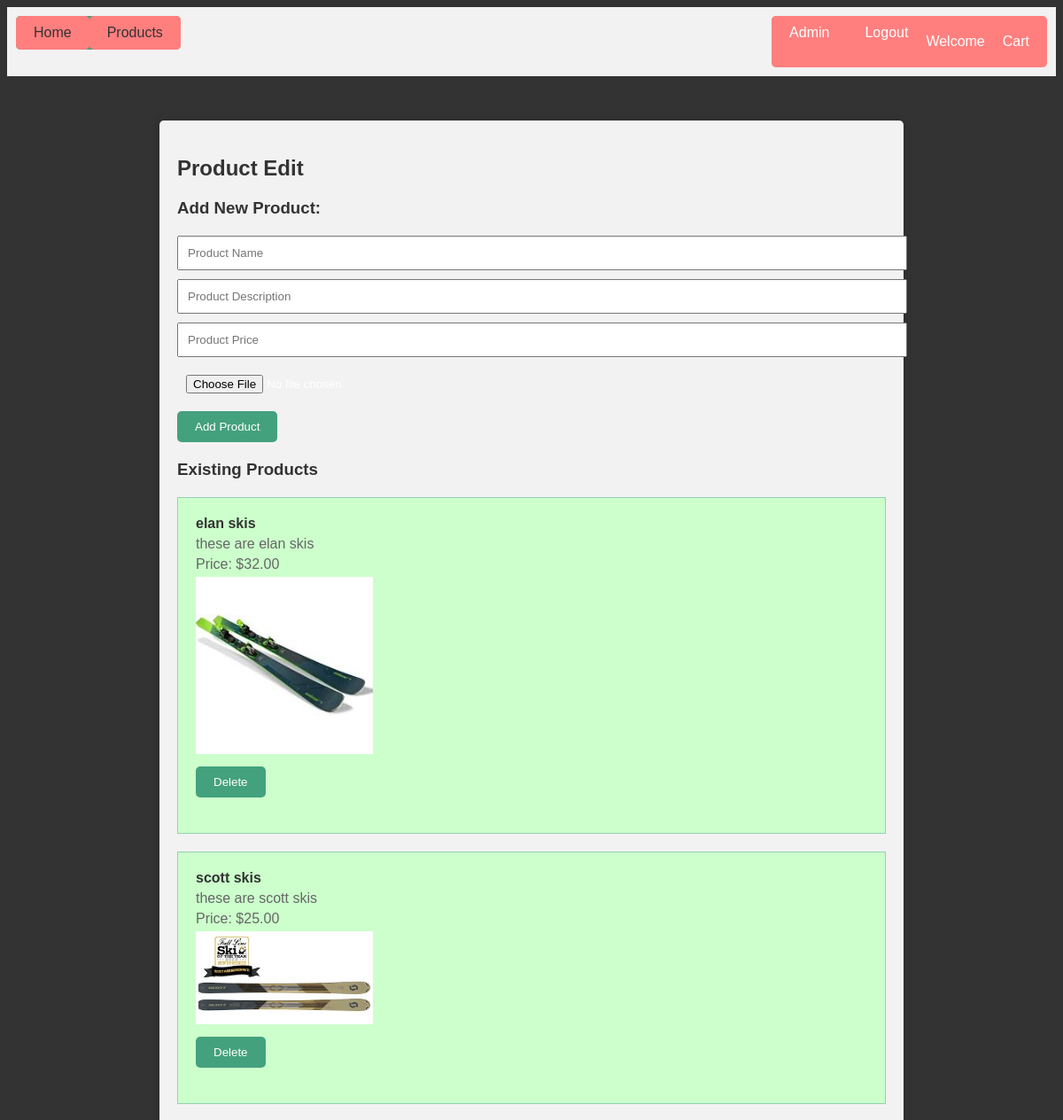
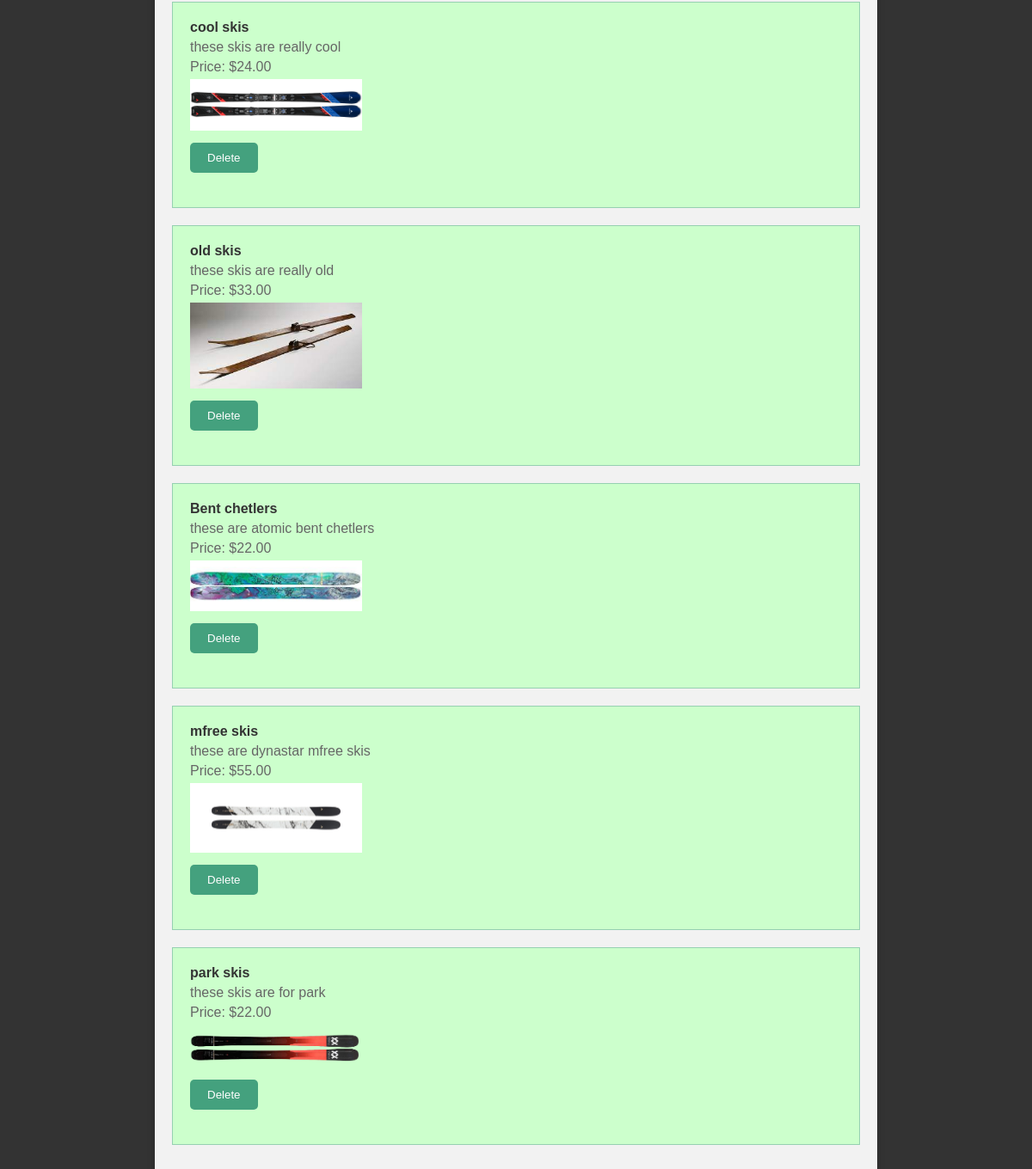
The app's page /product_edit.php (signed in) with its own data (2 pictures, top to bottom).
### tables this page shows
CREATE TABLE `products` (
  `id` int(11) UNSIGNED NOT NULL,
  `name` varchar(255) NOT NULL,
  `description` text NOT NULL,
  `price` decimal(10,2) NOT NULL,
  `image` varchar(255) NOT NULL,
  `employee_id` int(11) DEFAULT NULL
);

### product_edit.php (the view, shortened to what this page needs)
<!DOCTYPE html>
<html>
<head>
    <link rel="stylesheet" type="text/css" href="styles.css">
</head>
<body>
    <header class="sticky-header">
        <div class="left-buttons">
            <a href="index.php" class="button">Home</a>
            <a href="product_catalog.php" class="button">Products</a>
        </div>
        <div class="right-buttons">
            <?php
            if (isset($_SESSION["employee_id"])) {
                echo '<form action="employee_login_success.php" method="POST">';
                echo '<button type="Admin" name="Admin" class="button">Admin</button>';
                echo '<form action="logout.php" method="POST">';
                echo '<button type="submit" name="logout" class="button">Logout</button>';
                echo '</form>';
                echo '<span>Welcome ' . $_SESSION["employee_name"] . '</span>';
            } else {
                echo '<a href="customer_login.php" class="button">Login</a>';
                echo '<a href="customer_registration.php" class="button">Register</a>';
            }
            ?>
            <a href="cart.php" class="button">Cart</a>
        </div>
    </header>
    <div class="container">
        <?php
        $servername = "localhost:8889";
        $username = "root";
        $password = "root";
        $database = "project";
        $conn = new mysqli($servername, $username, $password, $database);
        $sql = "SELECT * FROM products";
        $result = $conn->query($sql);
        ?>
        <h2>Product Edit</h2>
        <h3>Add New Product:</h3>
        <form action="product_edit.php" method="POST" enctype="multipart/form-data">
            <input type="text" name="product_name" placeholder="Product Name" required>
            <br>
            <input type="text" name="product_description" placeholder="Product Description" required>
            <br>
            <input type="number" name="product_price" placeholder="Product Price" required>
            <br>
            <input type="file" name="product_image" accept="image/*" required>
            <br>
            <input type="submit" name="add_product" value="Add Product">
        </form>
        <h3>Existing Products</h3>
        <?php
        if ($result->num_rows > 0) {
            while ($row = $result->fetch_assoc()) {
                echo '<div class="product">';
                echo '<h4>' . $row["name"] . '</h4>';
                echo '<p>' . $row["description"] . '</p>';
                echo '<p>Price: $' . $row["price"] . '</p>';
                echo '<img src="' . $row["image"] . '" alt="Product Image">';
                echo '<form action="product_edit.php" method="POST">';
                echo '<input type="submit" name="delete_product" value="Delete">';
                echo '</form>';
                echo '</div>';
            }
        } else {
            echo '<p>No products found.</p>';
        }
        ?>
    </div>
</body>
</html>

### styles.css (style rules this page uses)
body { background-color: #333333; }
.container { margin: 0 auto; max-width: 800px; }
.left-buttons { float: left; border-radius: 5px; background-color: #44a17e; margin-right: 10px; }
.left-buttons a { display: inline-block; padding: 10px 20px; color: #fff; text-decoration: none; }
.right-buttons { float: right; border-radius: 5px; background-color: #ff7f7f; margin-left: 10px; }
.right-buttons a { display: inline-block; padding: 10px 20px; color: #fff; text-decoration: none; }
header { background-color: #f2f2f2; padding: 10px; overflow: auto; }
.left-buttons, .right-buttons { display: flex; align-items: center; }
.product { border: 1px solid #96D0B1; padding: 20px; margin-bottom: 20px; background-color: #ccffcc; }
.button { display: inline-block; padding: 10px 20px; font-size: 16px; border: none; background-color: #ff7f7f; color: #fff; text-decoration: none; border-radius: 5px; cursor: pointer; font-family: arial, sans-serif; }

### product_edit.php (style rules this page uses)
body { background-color: #333333; color: #ffffff; font-family: Arial, sans-serif; }
.container { max-width: 800px; margin: 50px auto; padding: 20px; background-color: #f2f2f2; border-radius: 5px; box-shadow: 0 0 10px rgba(0, 0, 0, 0.2); }
h2 { margin-bottom: 20px; color: #333333; }
h3 { margin: 20px 0; color: #333333; }
form { text-align: left; margin-bottom: 20px; }
form input[type="text"], form input[type="number"], form input[type="file"] { width: 100%; padding: 10px; margin-bottom: 10px; }
form input[type="submit"] { width: auto; display: inline-block; background-color: #44a17e; color: #ffffff; border: none; padding: 10px 20px; cursor: pointer; border-radius: 5px; }
.product { margin-bottom: 20px; }
.product h4 { margin: 0; color: #333333; }
.product p { margin: 5px 0; color: #666666; }
.product img { max-width: 200px; margin-bottom: 10px; }
.left-buttons, .right-buttons { display: flex; align-items: center; }
.left-buttons a, .right-buttons a { display: inline-block; padding: 10px 20px; color: #333333; text-decoration: none; }
.right-buttons a { background-color: #ff7f7f; color: #ffffff; border-radius: 5px; }

### records on screen
products: name "elan skis", description "these are elan skis", price "32.00", image (picture)
products: name "scott skis", description "these are scott skis", price "25.00", image (picture)
products: name "cool skis", description "these skis are really cool", price "24.00", image (picture)
products: name "old skis", description "these skis are really old", price "33.00", image (picture)
products: name "Bent chetlers", description "these are atomic bent chetlers", price "22.00", image (picture)
products: name "mfree skis", description "these are dynastar mfree skis", price "55.00", image (picture)
products: name "park skis", description "these skis are for park", price "22.00", image (picture)
